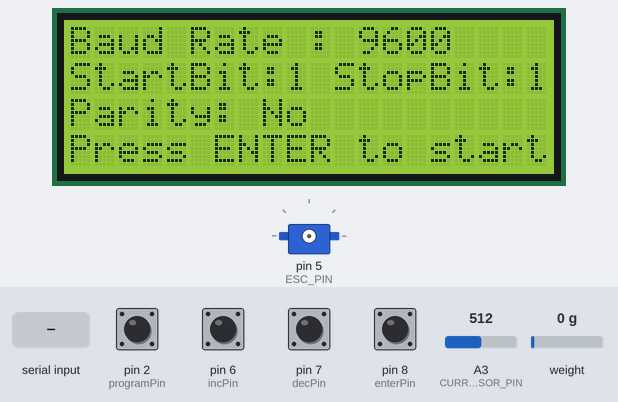
A sketch run on a simulated Arduino Uno, built with avr-gcc and run on an emulated ATmega328P. Parts: 20×4 character LCD, servo. The inputs (shaded band) are chosen by the test bench; at power-on: pin 2 (programPin), pin 6 (incPin), pin 7 (decPin), pin 8 (enterPin) HIGH, weight on the scale 0 g, A3 (CURRENT_SENSOR_PIN) = 512. EEPROM starts erased; what the sketch prints to the serial monitor is not drawn.

Above: at 0.8 s.
0.9 s: pin 8 (enterPin) pulled LOW for 0.15 s
At 2.3 s:
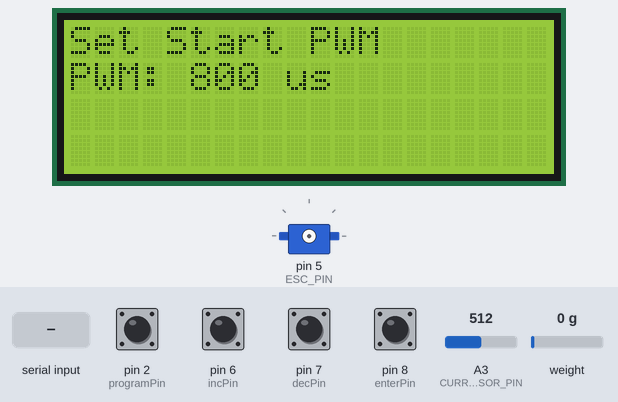
2.6 s: pin 8 (enterPin) pulled LOW for 1 s
At 4.4 s:
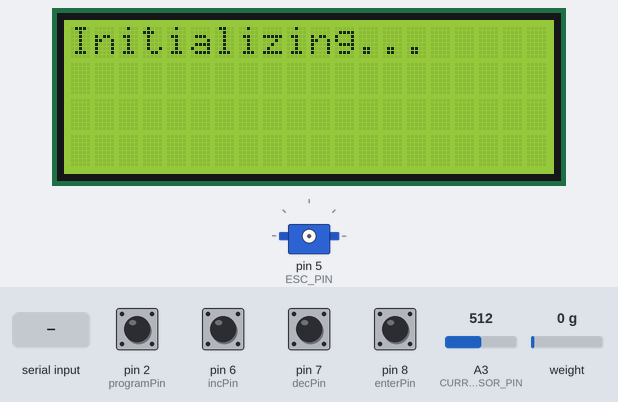
6.6 s: pin 8 (enterPin) pulled LOW for 3.2 s
At 11.7 s:
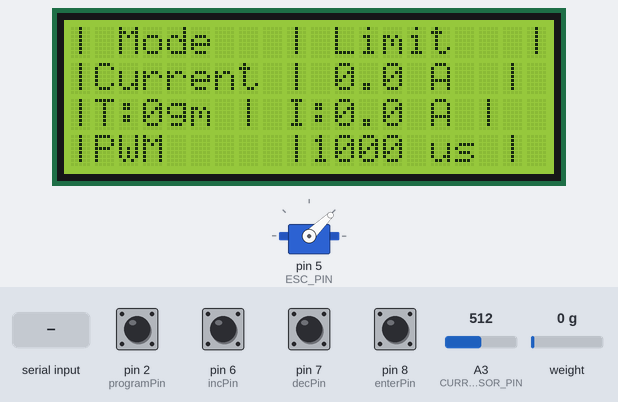
12.0 s: weight on the scale set to 942 g
At 13.4 s:
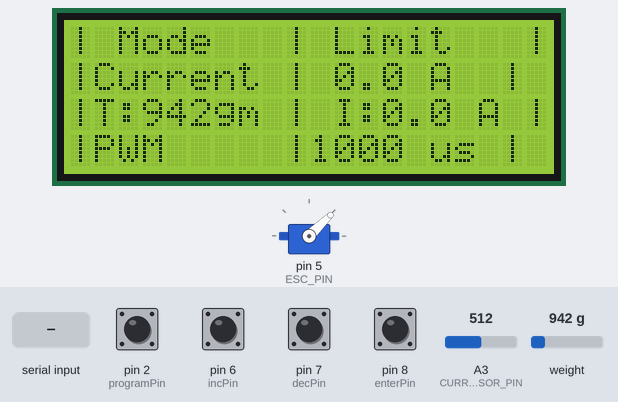
14.0 s: weight on the scale set to 1045 g
At 15.0 s:
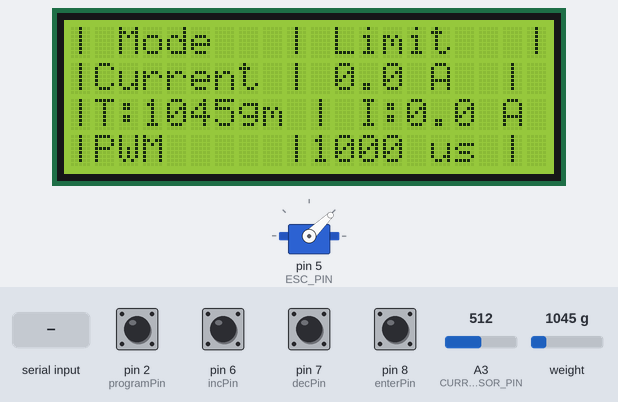
16.0 s: "t" received over Serial
At 17.7 s:
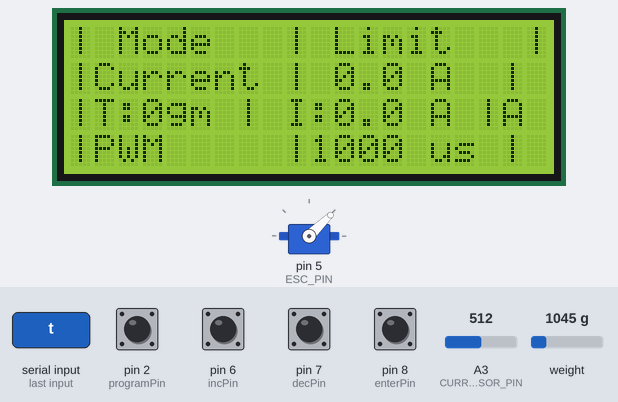
Timing chart, 0 to 25.1 s (numbered marks = the images above; inputs shaded):
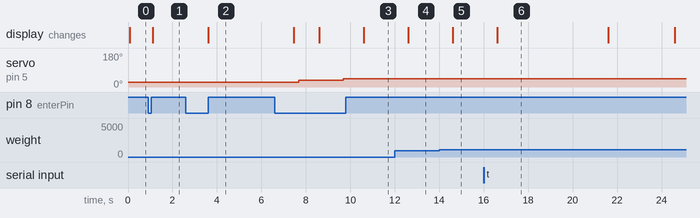

The sketch:

current_new_pins.ino
```cpp
#include <HX711_ADC.h>
#include <LiquidCrystal.h>
#include <Servo.h>
#if defined(ESP8266)|| defined(ESP32) || defined(AVR)
#include <EEPROM.h>
#endif

// HX711 pins
const int HX711_dout = 3;
const int HX711_sck = 4;
HX711_ADC LoadCell(HX711_dout, HX711_sck);

// LCD pins (RS, EN, D4, D5, D6, D7)
LiquidCrystal lcd(A2, A1, 9, 10, 12, 11);

// ACS712 pin
const int CURRENT_SENSOR_PIN = A3;
float currentSensorOffset = 2.5;  // default offset in volts

// ESC signal pin
const int ESC_PIN = 5;
Servo esc;

// Keypad pins
const int programPin = 2;
const int incPin = 6;
const int decPin = 7;
const int enterPin = 8;

int mode = 1;  // 1 = current limit, 2 = PWM limit
int programPresses = 0;
float userMaxCurrent = 0.0;
int userMaxPWM = 1000;
int pwmStart = 800;

unsigned long t = 0;
bool configDone = false;
bool hasEntered = false;

// === EEPROM helpers ===
#define EEPROM_FLAG_ADDR 12
#define EEPROM_VALID_FLAG 0xA5

void saveToEEPROM() {
  EEPROM.put(0, mode);
  EEPROM.put(4, userMaxCurrent);
  EEPROM.put(8, userMaxPWM);
  EEPROM.update(EEPROM_FLAG_ADDR, EEPROM_VALID_FLAG);
}

bool loadFromEEPROM() {
  byte flag = EEPROM.read(EEPROM_FLAG_ADDR);
  if (flag == EEPROM_VALID_FLAG) {
    EEPROM.get(0, mode);
    EEPROM.get(4, userMaxCurrent);
    EEPROM.get(8, userMaxPWM);
    return true;
  }
  return false;
}

void waitForEnterToStart() {
  lcd.clear();
  lcd.setCursor(0, 0);
  lcd.print("Baud Rate : 9600");
  lcd.setCursor(0, 1);
  lcd.print("StartBit:1 StopBit:1");
  lcd.setCursor(0, 2);
  lcd.print("Parity: No");
  lcd.setCursor(0, 3);
  lcd.print("Press ENTER to start");

  while (true) {
    if (digitalRead(enterPin) == LOW) {
      delay(200);
      while (digitalRead(enterPin) == LOW);
      break;
    }
  }

  // Set start PWM
  lcd.clear();
  lcd.setCursor(0, 0);
  lcd.print("Set Start PWM");
  lcd.setCursor(0, 1);
  lcd.print("PWM: ");
  lcd.print(pwmStart);
  lcd.print(" us");

  bool incPressed = false, decPressed = false, enterPressed = false;

  while (true) {
    if (digitalRead(incPin) == LOW && !incPressed) {
      pwmStart += 5;
      lcd.setCursor(0, 1);
      lcd.print("PWM: ");
      lcd.print(pwmStart);
      lcd.print(" us  ");
      incPressed = true;
      delay(200);
    }
    if (digitalRead(incPin) == HIGH) incPressed = false;

    if (digitalRead(decPin) == LOW && !decPressed) {
      if (pwmStart > 500) pwmStart -= 5;
      lcd.setCursor(0, 1);
      lcd.print("PWM: ");
      lcd.print(pwmStart);
      lcd.print(" us  ");
      decPressed = true;
      delay(200);
    }
    if (digitalRead(decPin) == HIGH) decPressed = false;

    if (digitalRead(enterPin) == LOW && !enterPressed) {
      delay(200);
      while (digitalRead(enterPin) == LOW);
      break;
    }
  }
}

float measureCurrentSensorOffset() {
  const int samples = 200;
  int readings[samples];

  delay(1000); // Allow sensor to stabilize

  for (int i = 0; i < samples; i++) {
    readings[i] = analogRead(CURRENT_SENSOR_PIN);
    delay(2);
  }

  // Sort the readings for median
  for (int i = 0; i < samples - 1; i++) {
    for (int j = 0; j < samples - i - 1; j++) {
      if (readings[j] > readings[j + 1]) {
        int temp = readings[j];
        readings[j] = readings[j + 1];
        readings[j + 1] = temp;
      }
    }
  }

  int medianADC = readings[samples / 2];
  float voltage = (medianADC / 1023.0) * 5.0;
  return voltage;
}

void setup() {
  Serial.begin(9600);
  delay(10);

  pinMode(programPin, INPUT_PULLUP);
  pinMode(incPin, INPUT_PULLUP);
  pinMode(decPin, INPUT_PULLUP);
  pinMode(enterPin, INPUT_PULLUP);

  lcd.begin(20, 4);
  waitForEnterToStart();

  lcd.clear();
  lcd.print("Initializing...");

  currentSensorOffset = measureCurrentSensorOffset();
  Serial.print("Current Sensor Offset: ");
  Serial.println(currentSensorOffset, 4);

  if (loadFromEEPROM()) {
    Serial.println("EEPROM contains valid configuration. Skipping manual setup.");
    configDone = true;
  }

  LoadCell.begin();
  float calibrationValue = -1328.05;
  LoadCell.start(2000, true);
  if (LoadCell.getTareTimeoutFlag()) {
    Serial.println("HX711 Timeout");
    while (1);
  }
  LoadCell.setCalFactor(calibrationValue);
  Serial.println("Startup is complete");

  esc.attach(ESC_PIN);
  esc.writeMicroseconds(800);

  if (!configDone) {
    Serial.println("Use keypad to configure mode and limit.");
    lcd.clear();
    lcd.print("Select Mode...");
  }
}

void loop() {
  static boolean newDataReady = false;
  const int sampleSize = 50;
  const float deadbandThreshold = 0.05;
  const int currentSamplesPerCycle = 5;
  static float currentSquareSum = 0;
  static int currentCount = 0;

  static int pwmValue = 800;
  static bool active = true;
  static unsigned long lastStepTime = 0;
  static bool holdPhase = false;
  static bool decelerationPhase = false;
  static unsigned long holdStartTime = 0;
  static float latestCurrent = 0;

  static bool programPressed = false;
  static bool incPressed = false;
  static bool decPressed = false;
  static bool enterPressed = false;

  if (digitalRead(programPin) == LOW && !programPressed && configDone) {
    for (int i = 0; i < EEPROM.length(); i++) EEPROM.write(i, 0);
    programPresses = 0;
    userMaxCurrent = 0.0;
    userMaxPWM = 1000;
    configDone = false;
    programPressed = true;
    pwmValue = 800;
    esc.writeMicroseconds(pwmValue);
    active = true;
    holdPhase = false;
    decelerationPhase = false;
    lcd.clear();
    lcd.print("Select Mode...");
  }

  if (!configDone) {
    if (digitalRead(programPin) == LOW && !programPressed) {
      programPresses++;
      mode = (programPresses % 2 == 1) ? 1 : 2;
      lcd.clear();
      lcd.print(mode == 1 ? "Mode: Current" : "Mode: PWM");
      delay(300);
      programPressed = true;
    }
    if (digitalRead(programPin) == HIGH) programPressed = false;

    if (digitalRead(incPin) == LOW && !incPressed) {
      if (mode == 1 && userMaxCurrent < 5.0) userMaxCurrent += 1.0;
      else if (mode == 2) userMaxPWM += 25;
      delay(200);
      incPressed = true;
    }
    if (digitalRead(incPin) == HIGH) incPressed = false;

    if (digitalRead(decPin) == LOW && !decPressed) {
      if (mode == 1 && userMaxCurrent > 0.0) userMaxCurrent -= 1.0;
      else if (mode == 2 && userMaxPWM > 1000) userMaxPWM -= 5;
      delay(200);
      decPressed = true;
    }
    if (digitalRead(decPin) == HIGH) decPressed = false;

    lcd.setCursor(0, 1);
    if (mode == 1) {
      lcd.print("Set I: ");
      lcd.print(userMaxCurrent, 1);
      lcd.print(" A      ");
    } else {
      lcd.print("Set PWM: ");
      lcd.print(userMaxPWM);
      lcd.print(" us   ");
    }

    if (digitalRead(enterPin) == LOW && !enterPressed) {
      delay(200);
      enterPressed = true;
      configDone = true;
      saveToEEPROM();
    }
    if (digitalRead(enterPin) == HIGH) enterPressed = false;
    return;
  }

  if (LoadCell.update()) newDataReady = true;

  if (newDataReady) {
    float thrust = LoadCell.getData();
    if (thrust < 0) thrust = 0;

    for (int i = 0; i < currentSamplesPerCycle; i++) {
      int adcValue = analogRead(CURRENT_SENSOR_PIN);
      float voltage = (adcValue / 1023.0) * 5.0;
      float current = (voltage - currentSensorOffset) / 0.18116;
      if (abs(current) < deadbandThreshold) current = 0.0;
      currentSquareSum += current * current;
      currentCount++;
    }

    if (currentCount >= sampleSize) {
      float rmsCurrent = sqrt(currentSquareSum / currentCount);
      latestCurrent = rmsCurrent;

      Serial.print(thrust, 1);
      Serial.print(",");
      Serial.print(rmsCurrent, 1);
      Serial.print(",");
      Serial.println(pwmValue);

      lcd.setCursor(0, 0);
      lcd.print("| Mode   | Limit   |");
      lcd.setCursor(0, 1);
      if (mode == 1) {
        lcd.print("|Current | ");
        lcd.print(userMaxCurrent, 1);
        lcd.print(" A  |");
      } else {
        lcd.print("|PWM     | ");
        lcd.print(userMaxPWM);
        lcd.print("us |");
      }
      lcd.setCursor(0, 2);
      lcd.print("|T:");
      lcd.print((int)thrust);
      lcd.print("gm | I:");
      lcd.print(rmsCurrent, 1);
      lcd.print(" A |");
      lcd.setCursor(0, 3);
      lcd.print("|PWM     |");
      lcd.setCursor(10, 3);
      lcd.print(pwmValue);
      lcd.print(" us |");

      currentSquareSum = 0;
      currentCount = 0;
    }

    newDataReady = false;
    t = millis();
  }

  unsigned long currentTime = millis();

  if (active && !holdPhase && !decelerationPhase) {
    if (pwmValue == 800) {
      esc.writeMicroseconds(pwmValue);
      if (currentTime - lastStepTime >= 5000) {
        pwmValue = 900;
        esc.writeMicroseconds(pwmValue);
        lastStepTime = currentTime;
      }
    } else if (pwmValue == 900 && currentTime - lastStepTime >= 2000) {
      pwmValue = 1000;
      esc.writeMicroseconds(pwmValue);
      lastStepTime = currentTime;
    } else if (pwmValue >= 1000 && currentTime - lastStepTime >= 3000) {
      esc.writeMicroseconds(pwmValue);

      if ((mode == 1 && latestCurrent >= userMaxCurrent) ||
          (mode == 2 && pwmValue >= userMaxPWM)) {
        holdPhase = true;
        holdStartTime = currentTime;
      } else {
        pwmValue += 5;
      }
      lastStepTime = currentTime;
    }
  }

  if (holdPhase && currentTime - holdStartTime >= 5000) {
    holdPhase = false;
    decelerationPhase = true;
    lastStepTime = currentTime;
  }

  if (decelerationPhase && currentTime - lastStepTime >= 3000) {
    if (pwmValue > 800) {
      pwmValue -= 5;
      if (pwmValue < 800) pwmValue = 800;
      esc.writeMicroseconds(pwmValue);
    } else {
      decelerationPhase = false;
      active = false;
    }
    lastStepTime = currentTime;
  }

  if (Serial.available() > 0) {
    char inByte = Serial.read();
    if (inByte == 't') LoadCell.tareNoDelay();
  }

  if (LoadCell.getTareStatus() == true) {
    Serial.println("Tare complete");
  }
}
```

Measured:
- the behaviour switches between 999 and 1000 g on weight on the scale (found by bisection; images 4 and 5)
- after the input at 0.9 s, the display: changes after 0.21 s (image 1)
- after the input at 2.6 s, the display: changes after 1.0 s (image 2)
- after the input at 6.6 s, servo on pin 5 (ESC_PIN): 25° → 35° after 1.1 s, → 44° 2.0 s later; the display: first differs from a run without the input after 2.0 s (image 3 shows a later state)
- after the input at 12.0 s, the display: changes after 0.60 s (image 4)
- after the input at 14.0 s, the display: changes after 0.60 s (image 5)
- after the input at 16.0 s, the display: changes after 0.60 s (image 6)
